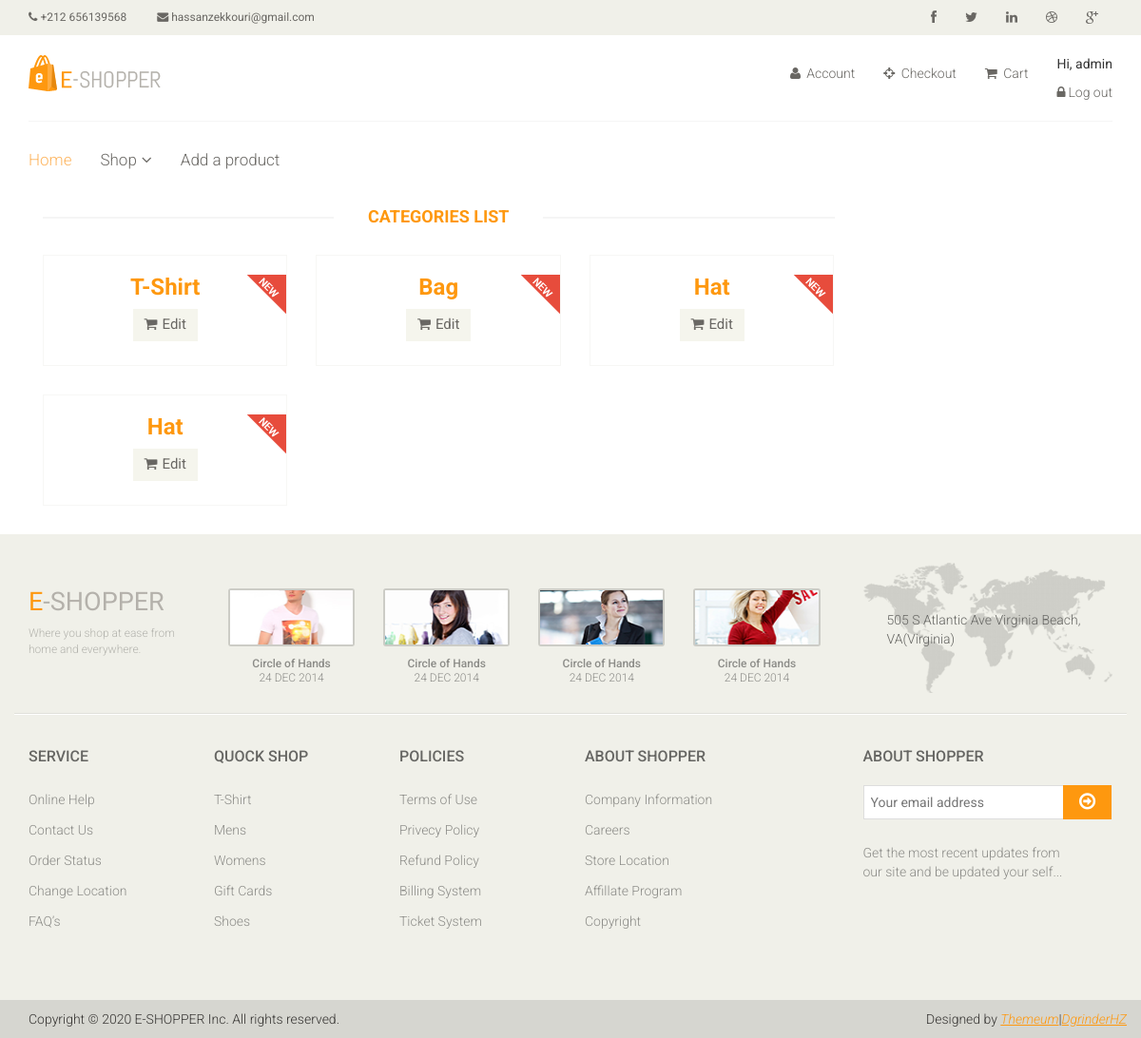
Page /categories/ (signed in) on the committed database.
### categories/models.py (models this page shows, shortened)
class Category(models.Model):
    title = models.CharField(max_length=100)
    products_count = models.PositiveIntegerField(default=0)

### categories/views.py (the view)
# urls.py: path('categories/', category_list, name='category_list'),
def category_list(request):
    categories = Category.objects.all()
    ctx = {'categories': categories}
    return render(request, 'categories/category_list.html', ctx)

### templates/categories/category_list.html
{% extends 'base.html' %}
{% load static %}
{% block content %}
<section>
    <div class="container">
        <div class="row">
            <div class="col-sm-9 padding-right">
                <div class="features_items">
                    <h2 class="title text-center">Categories List</h2>
                    {% for category in categories %}
                    <div class="col-sm-4 ">
                        <div class="product-image-wrapper">
                            <div class="single-products">
                                <div >
                                    <div class="single-products">
                                        <div class="productinfo text-center">
                                            <h2>{{ category.title | capfirst }}</h2>
                                            <a href="{% url 'category_edit' pk=category.id %}" class="btn btn-default add-to-cart"><i
                                                    class="fa fa-shopping-cart"></i>Edit</a>
                                        </div>
                                    </div>
                                </div>
                                <img src="{% static 'images/home/new.png' %}" class="new" alt="" />
                            </div>
                        </div>
                    </div>
                    {% empty %}
                    <p>No products yet.</p>
                    {% endfor %}
                </div>
            </div>
        </div>
    </div>
</section>
{% endblock %}

### templates/base.html (shortened to what this page needs)
{% load static %}
<!DOCTYPE html>
<html lang="en">
<head>
    <link href="{% static 'css/bootstrap.min.css' %}" rel="stylesheet">
    <link href="{% static 'css/font-awesome.min.css' %}" rel="stylesheet">
    <link href="{% static 'css/prettyPhoto.css' %}" rel="stylesheet">
    <link href="{% static 'css/price-range.css' %}" rel="stylesheet">
    <link href="{% static 'css/animate.css' %}" rel="stylesheet">
    <link href="{% static 'css/main.css' %}" rel="stylesheet">
    <link href="{% static 'css/responsive.css' %}" rel="stylesheet">
</head>
<body>
    <header id="header">
        <div class="header_top">
            <div class="container">
                <div class="row">
                    <div class="col-sm-6">
                        <div class="contactinfo">
                            <ul class="nav nav-pills">
                                <li><a href="#"><i class="fa fa-phone"></i> +212 656139568</a></li>
                                <li><a href="#"><i class="fa fa-envelope"></i> hassanzekkouri@gmail.com</a></li>
                            </ul>
                        </div>
                    </div>
                    <div class="col-sm-6">
                        <div class="social-icons pull-right">
                            <ul class="nav navbar-nav">
                                <li><a href="#"><i class="fa fa-facebook"></i></a></li>
                                <li><a href="#"><i class="fa fa-twitter"></i></a></li>
                                <li><a href="#"><i class="fa fa-linkedin"></i></a></li>
                                <li><a href="#"><i class="fa fa-dribbble"></i></a></li>
                                <li><a href="#"><i class="fa fa-google-plus"></i></a></li>
                            </ul>
                        </div>
                    </div>
                </div>
            </div>
        </div>
        <div class="header-middle">
            <div class="container">
                <div class="row">
                    <div class="col-sm-4">
                        <div class="logo pull-left">
                            <a href="{% url 'home' %}"><img src="{% static 'images/home/logo.png' %}" alt="" /></a>
                        </div>
                    </div>
                    <div class="col-sm-8">
                        <div class="shop-menu pull-right">
                            <ul class="nav navbar-nav">
                                <li><a href="{% url 'user_detail' %}"><i class="fa fa-user"></i> Account</a></li>
                                <li><a href="{% url 'order' %}"><i class="fa fa-crosshairs"></i> Checkout</a></li>
                                <li>
                                    <a href="{% url 'cart' %}">
                                        <i class="fa fa-shopping-cart"></i>
                                        Cart
                                    </a>
                                </li>
                                <li>
                                    {% if user.is_authenticated %}
                                    <p>Hi, {{ user.username }}</p>
                                    <a href="{% url 'logout' %}"><i class="fa fa-lock"></i>Log out</a>
                                    {% else  %}
                                    <a href="{% url 'login' %}"><i class="fa fa-lock"></i>Log in</a>
                                    {% endif %}
                                </li>
                            </ul>
                        </div>
                    </div>
                </div>
            </div>
        </div>
        <div class="header-bottom">
            <div class="container">
                <div class="row">
                    <div class="col-sm-9">
                        <div class="mainmenu pull-left">
                            <ul class="nav navbar-nav collapse navbar-collapse">
                                <li><a href="{% url 'home' %}" class="active">Home</a></li>
                                <li class="dropdown"><a href="#">Shop<i class="fa fa-angle-down"></i></a>
                                </li>
                                {% if user.is_superuser%}
                                <li><a href="{% url 'product_add' %}">Add a product</a></li>
                                {% endif %}
                            </ul>
                        </div>
                    </div>
                </div>
            </div>
        </div>
    </header>
    {% block content %}
    {% endblock %}
    <footer id="footer">
		<div class="footer-top">
			<div class="container">
				<div class="row">
					<div class="col-sm-2">
						<div class="companyinfo">
							<h2><span>e</span>-shopper</h2>
							<p>Where you shop at ease from home and everywhere.</p>
						</div>
					</div>
					<div class="col-sm-7">
						<div class="col-sm-3">
							<div class="video-gallery text-center">
								<a href="https://www.youtube.com/watch?v=r-9tRdQ_74Y" target="_blank">
									<div class="iframe-img">
										<img src="{% static 'images/home/iframe1.png' %}" alt="" />
									</div>
								</a>
								<p>Circle of Hands</p>
								<h2>24 DEC 2014</h2>
							</div>
						</div>
						<div class="col-sm-3">
							<div class="video-gallery text-center">
								<a href="https://www.youtube.com/watch?v=r-9tRdQ_74Y" target="_blank">
									<div class="iframe-img">
										<img src="{% static 'images/home/iframe2.png' %}" alt="" />
									</div>
								</a>
								<p>Circle of Hands</p>
								<h2>24 DEC 2014</h2>
							</div>
						</div>
						<div class="col-sm-3">
							<div class="video-gallery text-center">
								<a href="https://www.youtube.com/watch?v=r-9tRdQ_74Y" target="_blank">
									<div class="iframe-img">
										<img src="{% static 'images/home/iframe3.png' %}" alt="" />
									</div>
								</a>
								<p>Circle of Hands</p>
								<h2>24 DEC 2014</h2>
							</div>
						</div>
						<div class="col-sm-3">
							<div class="video-gallery text-center">
								<a href="https://www.youtube.com/watch?v=r-9tRdQ_74Y" target="_blank">
									<div class="iframe-img">
										<img src="{% static 'images/home/iframe4.png' %}" alt="" />
									</div>
								</a>
								<p>Circle of Hands</p>
								<h2>24 DEC 2014</h2>
							</div>
						</div>
					</div>
					<div class="col-sm-3">
						<div class="address">
							<img src="{% static 'images/home/map.png' %}" alt="" />
							<p>505 S Atlantic Ave Virginia Beach, VA(Virginia)</p>
						</div>
					</div>
				</div>
			</div>
		</div>
		<div class="footer-widget">
			<div class="container">
				<div class="row">
					<div class="col-sm-2">
						<div class="single-widget">
							<h2>Service</h2>
							<ul class="nav nav-pills nav-stacked">
								<li><a href="#">Online Help</a></li>
								<li><a href="#">Contact Us</a></li>
								<li><a href="#">Order Status</a></li>
								<li><a href="#">Change Location</a></li>
								<li><a href="#">FAQ’s</a></li>
							</ul>
						</div>
					</div>
					<div class="col-sm-2">
						<div class="single-widget">
							<h2>Quock Shop</h2>
							<ul class="nav nav-pills nav-stacked">
								<li><a href="#">T-Shirt</a></li>
								<li><a href="#">Mens</a></li>
								<li><a href="#">Womens</a></li>
								<li><a href="#">Gift Cards</a></li>
								<li><a href="#">Shoes</a></li>
							</ul>
						</div>
					</div>
					<div class="col-sm-2">
						<div class="single-widget">
							<h2>Policies</h2>
							<ul class="nav nav-pills nav-stacked">
								<li><a href="#">Terms of Use</a></li>
								<li><a href="#">Privecy Policy</a></li>
								<li><a href="#">Refund Policy</a></li>
								<li><a href="#">Billing System</a></li>
								<li><a href="#">Ticket System</a></li>
							</ul>
						</div>
					</div>
					<div class="col-sm-2">
						<div class="single-widget">
							<h2>About Shopper</h2>
							<ul class="nav nav-pills nav-stacked">
								<li><a href="#">Company Information</a></li>
								<li><a href="#">Careers</a></li>
								<li><a href="#">Store Location</a></li>
								<li><a href="#">Affillate Program</a></li>
								<li><a href="#">Copyright</a></li>
							</ul>
						</div>
					</div>
					<div class="col-sm-3 col-sm-offset-1">
						<div class="single-widget">
							<h2>About Shopper</h2>
							<form action="#" class="searchform">
								<input type="text" placeholder="Your email address" />
								<button type="submit" class="btn btn-default"><i class="fa fa-arrow-circle-o-right"></i></button>
								<p>Get the most recent updates from <br />our site and be updated your self...</p>
							</form>
						</div>
					</div>
				</div>
			</div>
		</div>
		<div class="footer-bottom">
			<div class="container">
				<div class="row">
					<p class="pull-left">Copyright © 2020 E-SHOPPER Inc. All rights reserved.</p>
					<p class="pull-right">Designed by <span><a target="_blank" href="http://www.themeum.com">Themeum</a>|<a target="_blank" href="https://github.com/DgrinderHZ">DgrinderHZ</a></span></p>
				</div>
			</div>
		</div>
	</footer>
</body>
</html>
</html>

### rows in the picture
Category: title "T-Shirt"
Category: title "Bag"
Category: title "Hat"
Category: title "Hat"

### other values in the picture
{{ user.username }} "admin"
